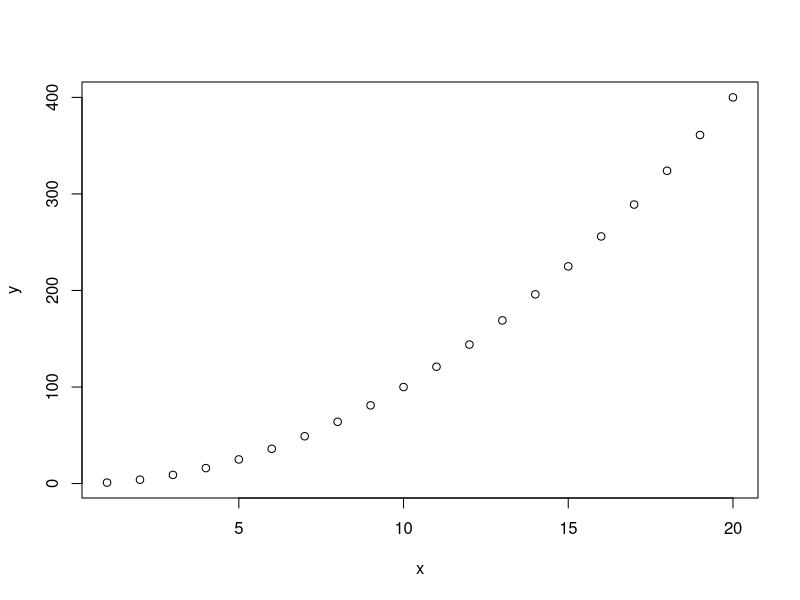
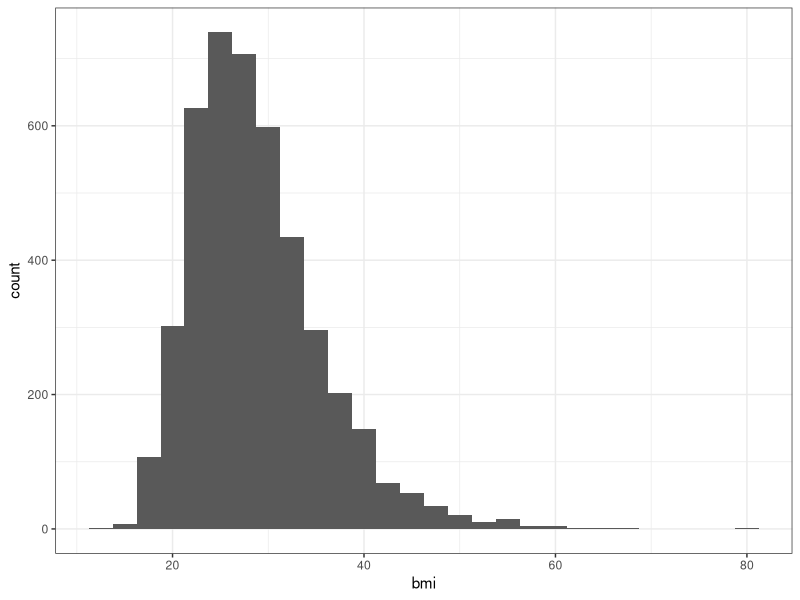
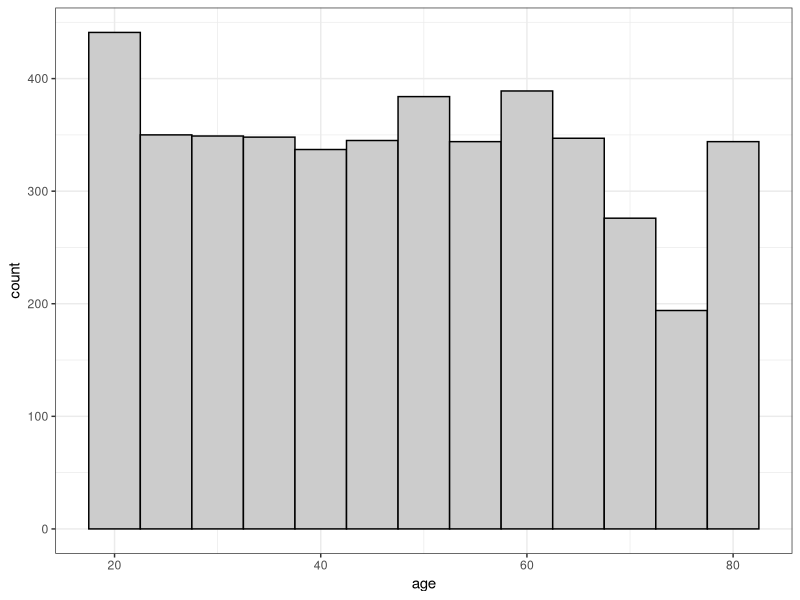
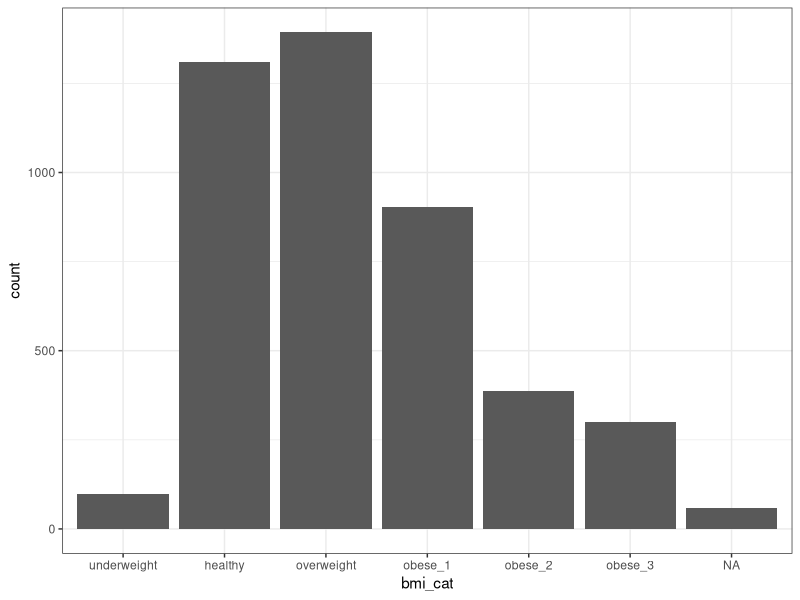
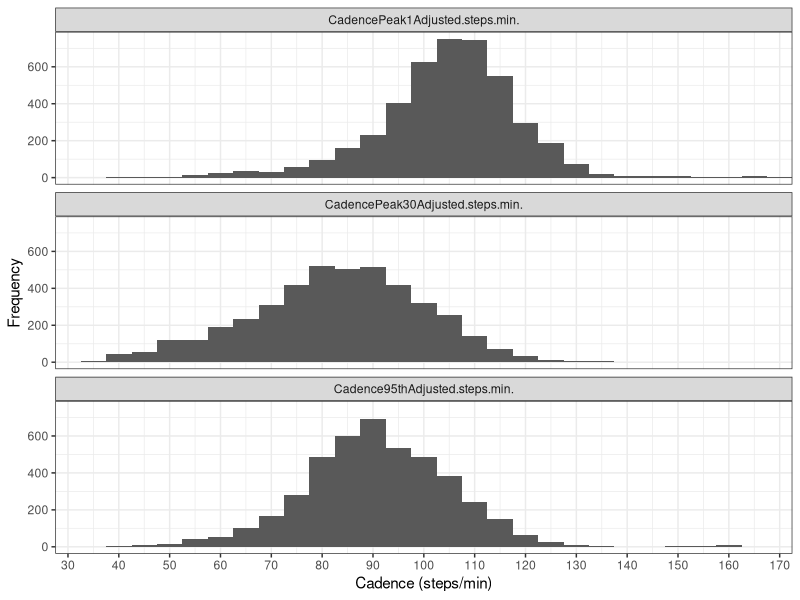

Source code (R) for these figures, in order:
## ---- chunk 1
Sys.Date()
## ---- chunk 2
x <- 1:20
y <- x^2
plot(x,y)
rm(x,y)
## ---- chunk 3
pkgs <- c("dplyr", "ggplot2","reshape2") # packages we need
pkgs_inst <- pkgs[!{pkgs %in% rownames(installed.packages())}]
install.packages(pkgs_inst, repos = "https://www.stats.bris.ac.uk/R/")
lapply(pkgs, library, character.only=TRUE)
rm(pkgs,pkgs_inst)
## ---- chunk 4
data_steps <- read.csv("data/nhanes_stepcount.csv")
data_mortality <- read.csv("data/nhanes_mortality.csv")
data_covariates <- read.csv("data/nhanes_covariates.csv")
## ---- chunk 5
# Merge on steps_data so we automatically drop any participants who do not have any data from stepcount
steps_mortality_data <- merge(data_mortality, data_steps, by = "eid")
# Now add demographic data
NHANES_data <- merge(data_covariates, steps_mortality_data)

# Save this file in case we want to re-load it
write.csv(NHANES_data, "data/nhanes_prepped_data.csv", row.names = F)

# clean up the environment
rm(steps_mortality_data, data_covariates, data_mortality, data_steps)
## ---- chunk 6
# N files prior to cleaning
nrow(NHANES_data)

# Data Quality-related cleaning
NHANES_data <- NHANES_data %>%
    filter(CalibOK == 1) %>%  # Poor calibration
    filter(ENMO.mg. <100) %>% # High ENMO
    filter(WearTime.days. >=3) %>% # Less than 3 valid days
    filter(Covers24hOK == TRUE) %>% # Data does not cover the 24h timespan
    filter(!is.na(StepsDayMedAdjusted))# Remove rows where median daily steps is NA

# N files after cleaning
nrow(NHANES_data)

# Save the cleaned file. We will be using this 
write.csv(NHANES_data, "data/nhanes_prepped_data.csv", row.names = F)
## ---- chunk 7
# table summary for ethnicitiy and sex splits
table(NHANES_data$ethnicity, NHANES_data$sex)

# Histogram for bmi and age
ggplot(NHANES_data) +
  geom_histogram(aes(x=bmi), binwidth = 2.5) + theme_bw()

ggplot(NHANES_data) +
  geom_histogram(aes(x=age), binwidth = 5, fill = "grey80", colour = "black") + theme_bw()
# Note the large sample in the oldest age bin in the histogram, because NHANES over-represents this demographic compared with the population

# Or we can label the categories (using crude categories for white Europeans)
NHANES_data %>%
  mutate(bmi_cat = case_when(
    bmi < 18.5 ~ "underweight",
    bmi >= 18.5 & bmi < 25 ~ "healthy",
    bmi >= 25 & bmi < 30 ~ "overweight",
    bmi >= 30 & bmi < 35 ~ "obese_1",
    bmi >= 35 & bmi < 40 ~ "obese_2",
    bmi >= 40 ~ "obese_3"),
    # Order the categories or else R will show them in alphanumerical order
    bmi_cat = factor(bmi_cat, levels = c(
      "underweight", "healthy", "overweight",
      "obese_1", "obese_2", "obese_3"))) %>%
  ggplot() +
  geom_bar(aes(x=bmi_cat)) + theme_bw()

## ---- chunk 8

# your code here #

## ---- chunk 9
NHANES_cad <- NHANES_data %>%
  select(CadencePeak1Adjusted.steps.min.,
         CadencePeak30Adjusted.steps.min.,
         Cadence95thAdjusted.steps.min.) %>%
  melt()

  ggplot(NHANES_cad, aes(x=value)) + 
    geom_histogram(binwidth = 5) +
    scale_x_continuous(expand = c(0,0),breaks = seq(0,180,10)) +
    facet_wrap(~variable, ncol=1, scales = "fixed") +
    theme_bw() + labs(x = "Cadence (steps/min)", y = "Frequency")
rm(NHANES_cad)
## ---- chunk 10
# Your code here #

## ---- chunk 11

# Your code here #
